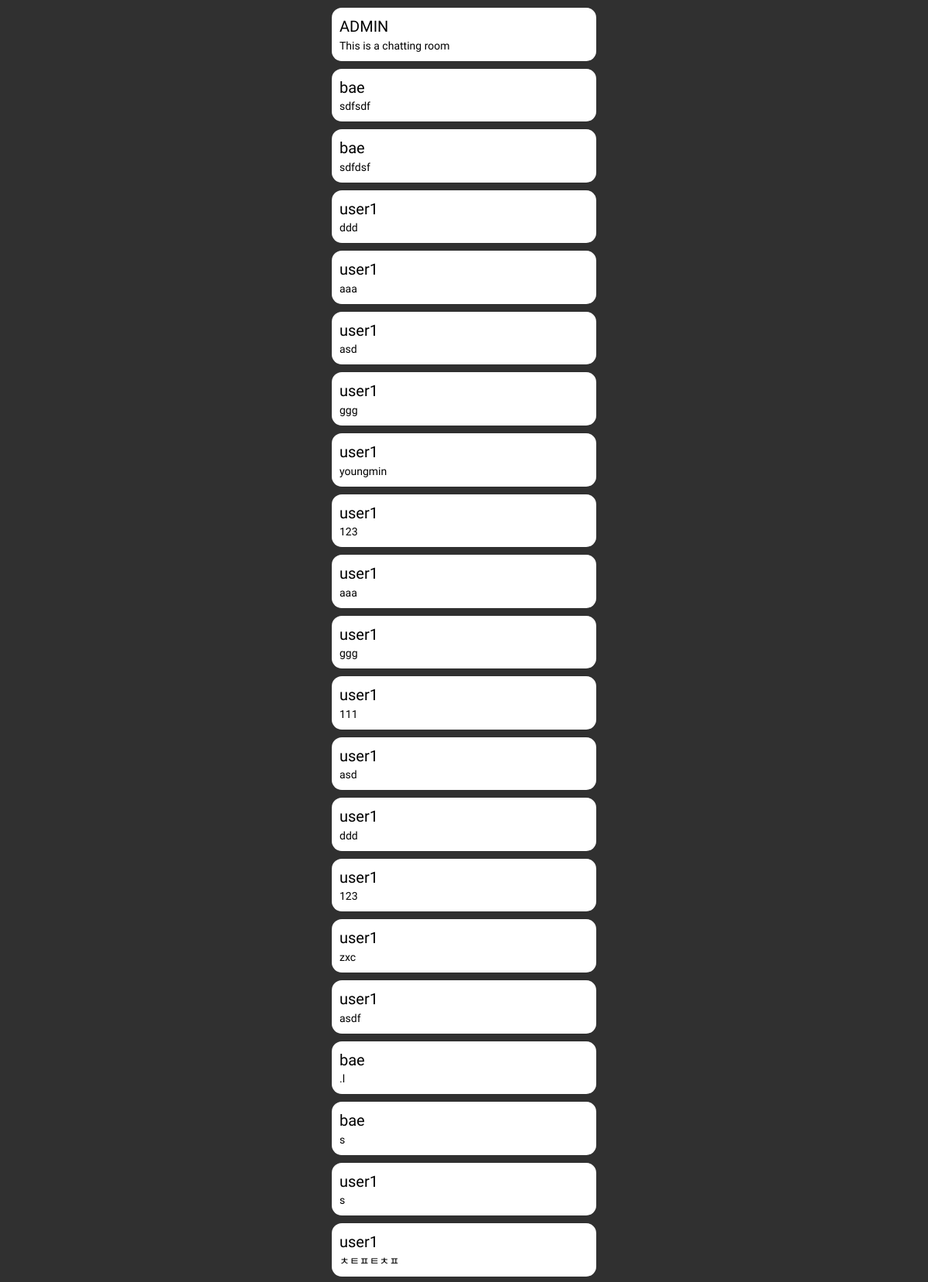
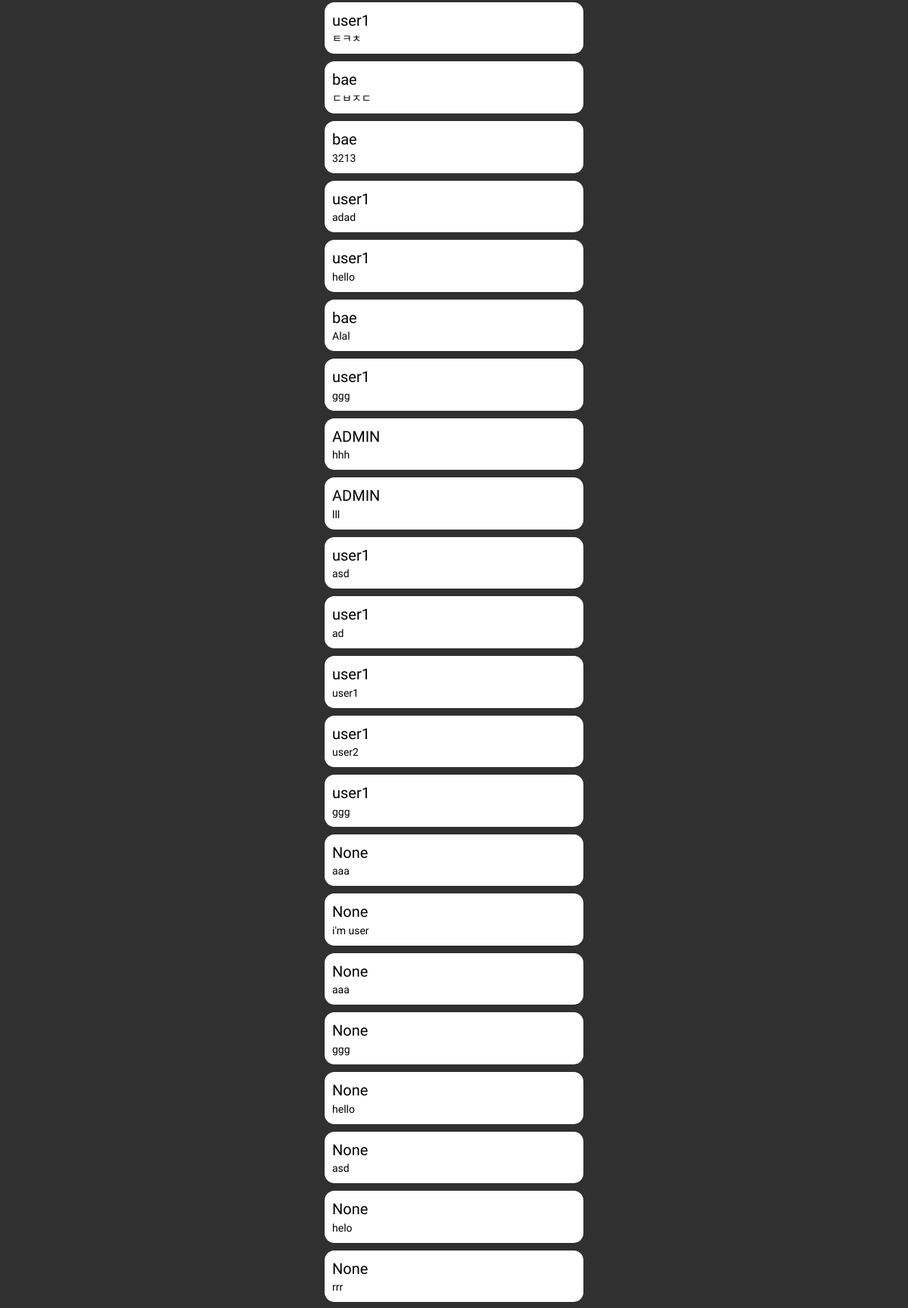
Page /chatroom (upper part) on the committed database (2 pictures, top to bottom).
### app/models.py (models this page shows)
class Comment(db.Model):
    __tablename__ = 'comment'
    id = db.Column(db.Integer, primary_key=True)
    user_id = db.Column(db.Integer, db.ForeignKey('user.id'))
    username = db.Column(db.String(64))
    body = db.Column(db.Text)
    timestamp = db.Column(db.DateTime, index=True, default=datetime.utcnow)

### app/main/views.py (the view, shortened to what this page needs)
@main.route('/chatroom', methods=['GET', 'POST'])
def chatroom():
    comments = Comment.query.filter_by().all()
    return render_template('main/chatroom.html', comments = comments)

### app/auth/views.py (called while the page is built)
@auth.before_app_request
def before_request():
    if current_user.is_authenticated():
        if not current_user.is_anonymous:
            if not current_user.confirmed \
                    and request.endpoint \
                    and request.blueprint != 'auth' \
                    and request.endpoint != 'static':
                return redirect(url_for('auth.unconfirmed'))

### app/main/__init__.py (called while the page is built)
@main.app_context_processor
def inject_permissions():
    return dict(Permission=Permission)

### app/templates/main/chatroom.html (shortened to what this page needs)
{% extends "darkbase2.html" %}
{% block content %}
<section class="comments">
        <div class="comments" id="comments">
                {% for comment in comments %}
                        <div class="comment-card" >
                                <div class="username">{{ comment.username }}</div>
                                <div>{{ comment.body }}</div>
                        </div>
                {% endfor %}
        </div>
</section>
{% endblock %}

### app/templates/darkbase2.html (shortened to what this page needs)
<!DOCTYPE html>
<html lang="en">
<link rel="stylesheet" type="text/css" href="{{ url_for('static', filename = 'style.css') }}">
<link href="//cdnjs.cloudflare.com/ajax/libs/twitter-bootstrap/3.3.7/css/bootstrap.min.css" rel="stylesheet">
<head>
</head>
<body class='dark2'>
    {% block pre_content %}
    {% block content%}
    {% endblock %}
    {% endblock %}
</body>
</html>

### app/static/style.css (style rules this page uses)
* { font-family: 'IBM Plex Sans KR', sans-serif; }
.dark2 { max-width: 380px; margin: 0 auto; background: rgb(48, 48, 48); color: white; }
.comment-card { border-radius: 13px; background-color: white; width: 90%; height: auto; color: black; padding: 10px 10px; margin: 10px auto; }
.username { font-size: 20px; }

### rows in the picture
Comment: username "ADMIN", body "This is a chatting room"
Comment: username "bae", body "sdfsdf"
Comment: username "bae", body "sdfdsf"
Comment: username "user1", body "ddd"
Comment: username "user1", body "aaa"
Comment: username "user1", body "asd"
Comment: username "user1", body "ggg"
Comment: username "user1", body "youngmin"
Comment: username "user1", body "123"
Comment: username "user1", body "aaa"
Comment: username "user1", body "ggg"
Comment: username "user1", body "111"
Comment: username "user1", body "asd"
Comment: username "user1", body "ddd"
Comment: username "user1", body "123"
Comment: username "user1", body "zxc"
Comment: username "user1", body "asdf"
Comment: username "bae", body ".l"
Comment: username "bae", body "s"
Comment: username "user1", body "s"
Comment: username "user1", body "ㅊㅌㅍㅌㅊㅍ"
Comment: username "user1", body "ㅌㅋㅊ"
Comment: username "bae", body "ㄷㅂㅈㄷ"
Comment: username "bae", body "3213"
Comment: username "user1", body "adad"
Comment: username "user1", body "hello"
Comment: username "bae", body "Alal"
Comment: username "user1", body "ggg"
Comment: username "ADMIN", body "hhh"
Comment: username "ADMIN", body "lll"
Comment: username "user1", body "asd"
Comment: username "user1", body "ad"
Comment: username "user1", body "user1"
Comment: username "user1", body "user2"
Comment: username "user1", body "ggg"
Comment: username "None", body "aaa"
Comment: username "None", body "i'm user"
Comment: username "None", body "aaa"
Comment: username "None", body "ggg"
Comment: username "None", body "hello"
Comment: username "None", body "asd"
Comment: username "None", body "helo"
Comment: username "None", body "rrr"
